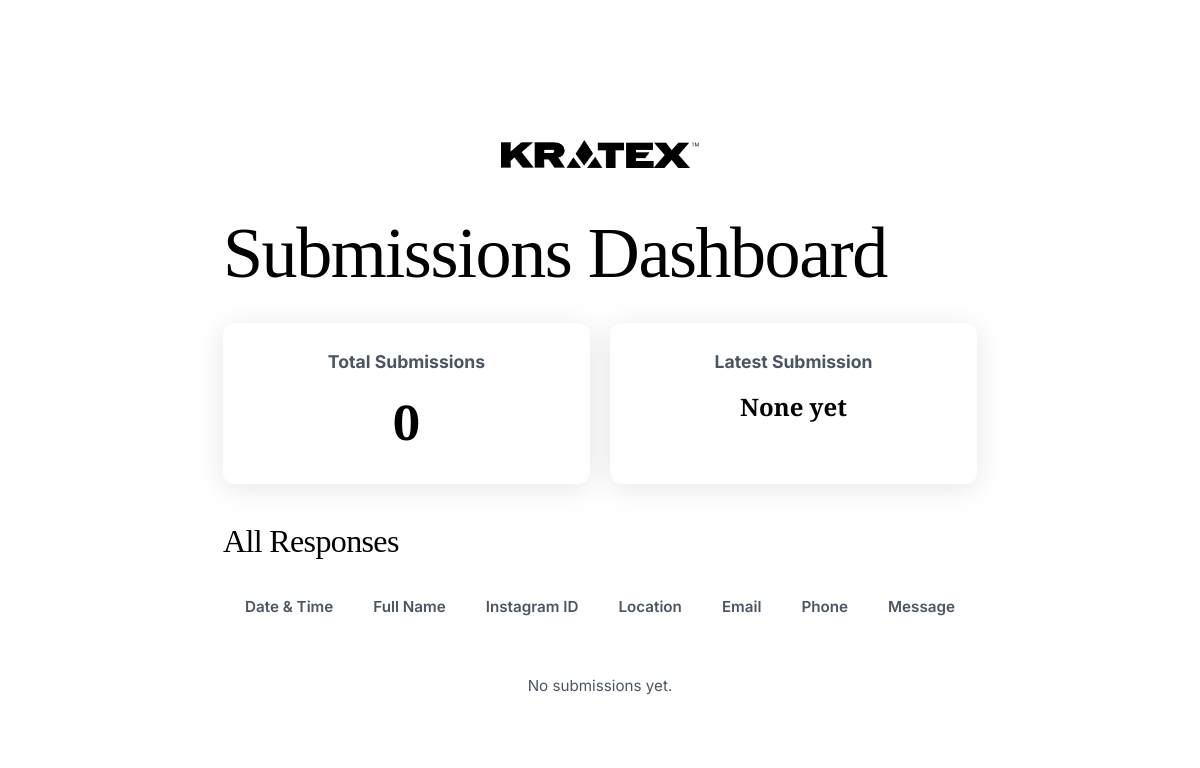
The app's page /responses/index.php, older data.
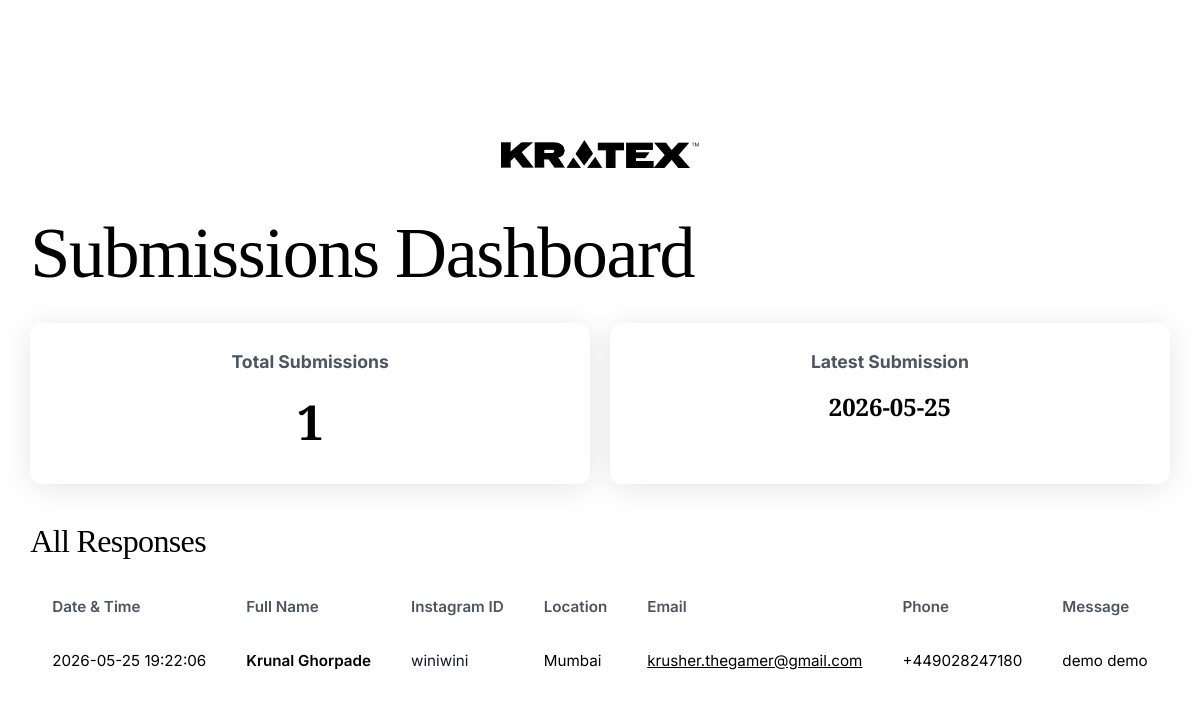
The same page, newer data.
### tables this page shows
CREATE TABLE submissions (
            id INTEGER PRIMARY KEY AUTOINCREMENT,
            timestamp DATETIME,
            full_name TEXT,
            dob TEXT,
            location TEXT,
            email TEXT,
            contact_number TEXT,
            insta_id TEXT,
            message TEXT,
            consent TEXT
        );

### responses/index.php (the view, shortened to what this page needs)
<?php
$pdo = getDBConnection();
$submissions = [];
$total_submissions = 0;
if ($pdo) {
    $stmt = $pdo->query("SELECT * FROM submissions ORDER BY timestamp DESC");
    $submissions = $stmt->fetchAll(PDO::FETCH_ASSOC);
    $total_submissions = count($submissions);
}
?>
<!DOCTYPE html>
<html lang="en">
<head>
    <link rel="stylesheet" href="../style.css">
</head>
<body>
    <div class="dashboard-container">
        <div class="logo-container" style="margin-bottom: 40px;">
            <img src="../assets/images/logo_Black.png" alt="Logo" class="main-logo" style="height: 60px;">
        </div>
        <h1 class="serif-heading" style="text-align: left; margin-bottom: 30px;">Submissions Dashboard</h1>
        <div class="summary-cards">
            <div class="card">
                <h3>Total Submissions</h3>
                <div class="value"><?= $total_submissions ?></div>
            </div>
            <div class="card">
                <h3>Latest Submission</h3>
                <div class="value" style="font-size: 1.5rem; line-height: 2rem; margin-top: 15px;">
                    <?= $total_submissions > 0 ? htmlspecialchars(explode(" ", $submissions[0]['timestamp'])[0]) : 'None yet' ?>
                </div>
            </div>
        </div>
        <h2 class="serif-heading" style="font-size: 2rem; text-align: left; margin-bottom: 20px;">All Responses</h2>
        <div class="table-container">
            <table>
                <thead>
                    <tr>
                        <th>Date & Time</th>
                        <th>Full Name</th>
                        <th>Instagram ID</th>
                        <th>Location</th>
                        <th>Email</th>
                        <th>Phone</th>
                        <th>Message</th>
                    </tr>
                </thead>
                <tbody>
                    <?php if ($total_submissions > 0): ?>
                        <?php foreach ($submissions as $sub): ?>
                            <tr>
                                <td data-label="Date & Time" style="white-space: nowrap;"><?= htmlspecialchars($sub['timestamp']) ?></td>
                                <td data-label="Full Name" style="font-weight: 600;"><?= htmlspecialchars($sub['full_name']) ?></td>
                                <td data-label="Instagram ID">
                                    <?php if(!empty($sub['insta_id'])): ?>
                                        <a href="https://instagram.com/<?= htmlspecialchars(ltrim($sub['insta_id'], '@')) ?>" target="_blank" style="color: var(--btn-primary-bg); text-decoration: none;">
                                            <?= htmlspecialchars($sub['insta_id']) ?>
                                        </a>
                                    <?php endif; ?>
                                </td>
                                <td data-label="Location"><?= htmlspecialchars($sub['location']) ?></td>
                                <td data-label="Email"><a href="mailto:<?= htmlspecialchars($sub['email']) ?>" style="color: var(--text-primary);"><?= htmlspecialchars($sub['email']) ?></a></td>
                                <td data-label="Phone"><?= htmlspecialchars($sub['contact_number']) ?></td>
                                <td data-label="Message" class="message-cell" title="<?= htmlspecialchars($sub['message']) ?>">
                                    <?= htmlspecialchars($sub['message']) ?>
                                </td>
                            </tr>
                        <?php endforeach; ?>
                    <?php else: ?>
                        <tr>
                            <td colspan="7" style="text-align: center; padding: 40px; color: var(--text-secondary);">No submissions yet.</td>
                        </tr>
                    <?php endif; ?>
                </tbody>
            </table>
        </div>
    </div>
</body>
</html>

### style.css (style rules this page uses)
:root { --bg-color: #ffffff; --text-primary: #000000; --text-secondary: #4b5563; --text-light: #6b7280; --btn-primary-bg: #111827; --btn-primary-text: #ffffff; --btn-secondary-bg: #f3f4f6; --btn-secondary-text: #111827; --border-color: #e5e7eb; --font-serif: 'Playfair Display', serif; --font-sans: 'Inter', sans-serif; --error-color: #ef4444; }
* { box-sizing: border-box; margin: 0; padding: 0; }
body { font-family: var(--font-sans); background-color: var(--bg-color); color: var(--text-primary); min-height: 100vh; display: flex; flex-direction: column; align-items: center; overflow-x: hidden; line-height: 1.5; }
.logo-container { text-align: center; margin: 80px 0 30px; }
.main-logo { max-height: 28px; width: auto; }
.serif-heading { font-family: var(--font-serif); font-size: 4.5rem; font-weight: 400; line-height: 1.1; letter-spacing: -0.02em; margin-bottom: 24px; color: var(--text-primary); }

### responses/index.php (style rules this page uses)
.dashboard-container { max-width: 1200px; margin: 40px auto; padding: 20px; }
.summary-cards { display: flex; gap: 20px; margin-bottom: 40px; }
.card { background: rgba(255, 255, 255, 0.05); backdrop-filter: blur(10px); border: 1px solid rgba(255, 255, 255, 0.1); border-radius: 12px; padding: 25px; flex: 1; box-shadow: 0 4px 30px rgba(0, 0, 0, 0.1); text-align: center; }
.card h3 { font-size: 1.1rem; color: var(--text-secondary); margin-bottom: 10px; font-family: 'Inter', sans-serif; }
.card .value { font-size: 3rem; font-weight: 700; color: var(--text-primary); font-family: 'Playfair Display', serif; }
.table-container { background: rgba(255, 255, 255, 0.03); border: 1px solid rgba(255, 255, 255, 0.05); border-radius: 12px; overflow-x: auto; padding: 1px; }
table { width: 100%; border-collapse: collapse; font-size: 0.95rem; }
th, td { padding: 15px 20px; text-align: left; border-bottom: 1px solid rgba(255, 255, 255, 0.05); }
th { background: rgba(255, 255, 255, 0.05); font-weight: 600; color: var(--text-secondary); white-space: nowrap; }
td { color: var(--text-primary); }
.message-cell { max-width: 250px; overflow: hidden; text-overflow: ellipsis; white-space: nowrap; }

Row changes from the older to the newer data that the page shows:
added submissions: timestamp "2026-05-25", timestamp "2026-05-25 19:22:06", full_name "Krunal Ghorpade", insta "winiwini", location "Mumbai", email "krusher.thegamer@gmail.com", contact_number "+449028247180", message "demo demo"
Text that changed along with them:
$total_submissions: "0" → "1"
text no longer shown: "None yet No submissions yet."
